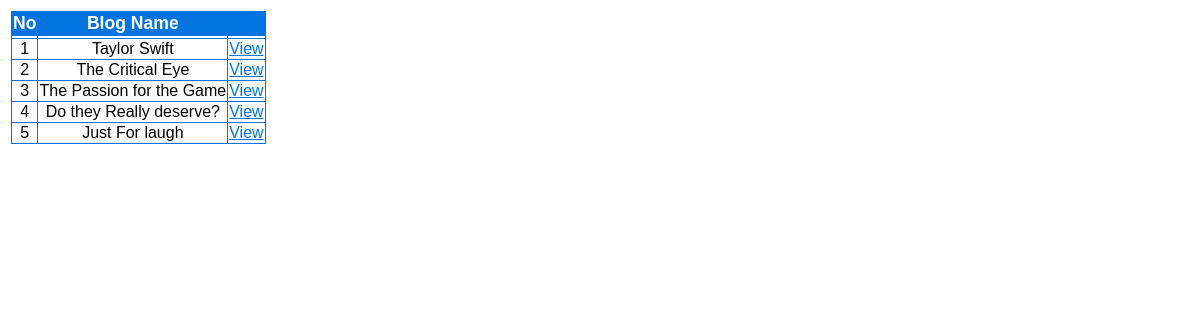
Screenshot of /blog/admin_postbyblog.php with the database file from the repository.
### tables this page shows
CREATE TABLE IF NOT EXISTS `blog` (
  `id` int(10) NOT NULL AUTO_INCREMENT,
  `uid` int(11) NOT NULL,
  `bname` varchar(100) NOT NULL,
  `Category` varchar(20) NOT NULL,
  `fontsize` int(11) NOT NULL DEFAULT '7',
  `fontface` varchar(20) NOT NULL DEFAULT 'Times New Roman',
  `fontcolor` blob NOT NULL,
  `bgimg` varchar(30) NOT NULL DEFAULT '/images/bg.png',
  `datetime` datetime NOT NULL,
  `stats` int(11) NOT NULL,
  PRIMARY KEY (`id`)
);

### blog/admin_postbyblog.php (the view, shortened to what this page needs)
<!DOCTYPE html PUBLIC "-//W3C//DTD XHTML 1.0 Transitional//EN" "http://www.w3.org/TR/xhtml1/DTD/xhtml1-transitional.dtd">
<html xmlns="http://www.w3.org/1999/xhtml">
<head>
<link type="text/css" rel="stylesheet" href="1.css" />
<link type="text/css" rel="stylesheet" href="2.css" />
</head>
<body>
  <form method="POST" action="#">
  <table>
    <tr>
<td >
  <?php
include 'connection.php';
$result = mysqli_query($con, "SELECT * FROM blog");
echo "<table border='0' id='table'>";
echo "<tr>";
echo "<th><b>No</b></th>";
echo "<th><b>Blog Name<b></th>";
echo "<th></th>";
echo "</tr>";
echo "<tr>";
echo "<td></td>";
echo "<td></td>";
echo "<td></td>";
echo "</tr>";
$i = 1;
While ($row = mysqli_fetch_array($result)) {
    echo "<tr><td>$i</td>";
    echo "<td class='user_edit_panel'>" . $row['bname'] . "</td>";
    echo "<td class='user_edit_panel'><a href=admin.php?id=" . $row['id'] . "&file=admin_blogpost.php>View</a></td>";
    $i++;
}
echo "</tr>";
echo "</table>";
?>
  </td>
</tr>
</table>
</form>
</body>
</html>

### blog/1.css (style rules this page uses)
a, a:visited, a:active { color: #0174DF; }
#table { font-family:"Trebuchet MS", Arial, Helvetica, sans-serif; width:100%; border-collapse:collapse; text-align:center; }
#table th,#table td { font-size:1em; border:1px solid #0174DF; }
#table th { font-size:1.1em; background-color:#0174DF; color:#ffffff; }

### rows the page displays
blog: bname "Taylor Swift"
blog: bname "The Critical Eye"
blog: bname "The Passion for the Game"
blog: bname "Do they Really deserve?"
blog: bname "Just For laugh"
